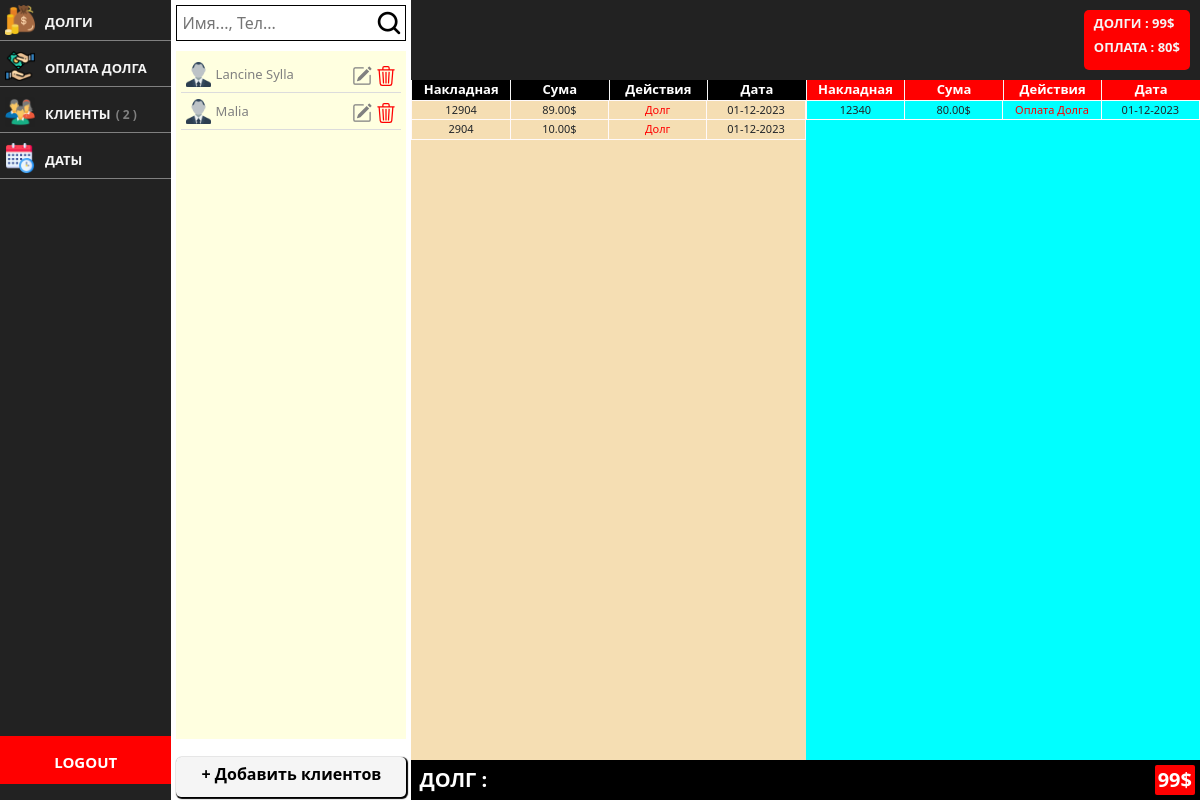
/clients/, run on the app's committed database.
### app/models.py (models this page shows, shortened)
class Client(models.Model):
    nom = models.CharField(max_length=250, verbose_name="Имя", unique=True)
    slug = AutoSlugField(populate_from='nom', unique=True)
    numero = models.CharField(max_length=250, verbose_name="Телефон", unique=True)
    ville = models.CharField(max_length=250, verbose_name="Город", blank=True)
    adresse = models.CharField(max_length=250, verbose_name="Адрес", blank=True)
    class Meta:
        ordering = ('nom',)
    def get_absolute_url(self):
        return reverse('app:credit_client', args=[self.slug])

class Credit(models.Model):
    date = models.ForeignKey(Date, on_delete=models.SET_NULL, null=True, verbose_name="дата", default='')
    client = models.ForeignKey(Client, on_delete=models.SET_NULL, null=True, verbose_name="Покупатель", default='')
    recu = models.CharField(max_length=250, verbose_name="Накладная", unique=True)
    action = models.CharField(max_length=250, choices=ActionCredits, default=1, verbose_name="Действия")
    credit = models.DecimalField(max_digits=10, decimal_places=2, verbose_name="Сумма ($)")
    class Meta:
        ordering = ('-id',)

class Date(models.Model):
    date = models.CharField(max_length=250, verbose_name="Сегодняшняя дата", unique=True, default="01-01-2024")
    slug = AutoSlugField(populate_from='date', unique=True)
    class Meta:
        ordering = ('-id',)
    def __str__(self):
        return self.date

class PaiementsCredit(models.Model):
    date = models.ForeignKey(Date, on_delete=models.SET_NULL, null=True, verbose_name="дата", default='')
    client = models.ForeignKey(Client, on_delete=models.SET_NULL, null=True, verbose_name="Покупатель", default='')
    recu = models.IntegerField(verbose_name="Накладная", unique=True)
    action = models.CharField(max_length=250, choices=ActionPaiements, default=1, verbose_name="Действия")
    credit = models.DecimalField(max_digits=10, decimal_places=2, verbose_name="Сумма ($)")
    class Meta:
        ordering = ('-id',)

### app/views.py (the view)
# urls.py: path('clients/', views.clients, name='clients'),
def clients(request):
    clients = Client.objects.all().order_by('nom')
    credits = Credit.objects.all().order_by('-id')
    paiements = PaiementsCredit.objects.all().order_by('-id')
    total_credit = credits.aggregate(Sum('credit'))
    total_paiement = paiements.aggregate(Sum('credit'))
    context = {
        'clients': clients,
        'credits': credits,
        'paiements': paiements,
        'total_credit': total_credit,
        'total_paiement': total_paiement,
    }
    return render(request, 'app/clients.html', context)

### app/templates/app/clients.html (shortened to what this page needs)
{% extends 'base.html' %}
{% load static %}
{% load crispy_forms_tags %}
{% load django_template_maths %}
{% block body %}
    <div class="container-client">
        {% include 'includes/menu.html' %}
        <div class="cadre-client">
            <div class="client-list">
                {% include 'includes/menu_clients.html' %}
            </div>
            <div class="client-credit-paiement">
                <div class="entete-client">
                    <div class="bilan">
                        {% if client %}
                            {% if credit_client.credit__sum == None %}
                                <h1>ДОЛГИ : <span> 0$ </span></h1>
                            {% else %}
                                <h1>ДОЛГИ : <span> {{ credit_client.credit__sum|add_decimal:2 }}$ </span></h1>
                            {% endif %}
                            {% if paiement_client.credit__sum == None %}
                                <h1>ОПЛАТА : <span> 0$ </span></h1>
                            {% else %}
                                <h1>ОПЛАТА : <span> {{ paiement_client.credit__sum|add_decimal:2 }}$ </span></h1>
                            {% endif %}
                        {% else %}
                            <h1>ДОЛГИ : <span> {{ total_credit.credit__sum|add_decimal:2 }}$ </span></h1>
                            <h1>ОПЛАТА : <span> {{ total_paiement.credit__sum|add_decimal:2 }}$ </span></h1>
                        {% endif %}
                    </div>
                </div>
                <div class="credit-paiement">
                    <div class="credit">
                        <div class="entete-table-client">
                            <li>Накладная</li>
                            <li>Сума</li>
                            <li>Действия</li>
                            <li>Дата</li>
                        </div>
                        <div class="client-cadre-credit-paiement">
                            <table>
                                <tbody>
                                {% for credit in credits %}
                                    <tr>
                                        <td>{{ credit.recu }} </td>
                                        <td>{{ credit.credit }}$</td>
                                        <td style="color: red">{{ credit.action }}</td>
                                        <td>{{ credit.date }} </td>
                                    </tr>
                                {% endfor %}
                                </tbody>
                            </table>
                        </div>
                    </div>
                    <div class="paiement">
                        <div class="entete-table-client">
                            <li>Накладная</li>
                            <li>Сума</li>
                            <li>Действия</li>
                            <li>Дата</li>
                        </div>
                        <div class="client-cadre-credit-paiement">
                            <table>
                                <tbody>
                                {% for paiement in paiements %}
                                    <tr>
                                        <td>{{ paiement.recu }} </td>
                                        <td>{{ paiement.credit }}$</td>
                                        <td style="color: red">{{ paiement.action }}</td>
                                        <td>{{ paiement.date }} </td>
                                    </tr>
                                {% endfor %}
                                </tbody>
                            </table>
                        </div>
                    </div>
                </div>
                <div class="total">
                    <h1>ДОЛГ :</h1>
                    {% if client %}
                        {% if paiement_client.credit__sum > 0 and credit_client.credit__sum > 0 %}
                            <h2> {{ credit_client.credit__sum|sub:paiement_client.credit__sum|add_decimal:2 }}$</h2>
                        {% elif paiement_client.credit__sum == None and credit_client.credit__sum == None %}
                            <h2> 0$</h2>
                        {% elif paiement_client.credit__sum == None %}
                            <h2> {{ credit_client.credit__sum|sub:0|add_decimal:2 }}$</h2>
                        {% endif %}
                    {% else %}
                        <h2> {{ total_credit.credit__sum|sub:total_paiement.credit__sum|add_decimal:2 }}$</h2>
                    {% endif %}
                </div>
            </div>
        </div>
    </div>
{% endblock body %}

### app/templates/base.html (shortened to what this page needs)
{% load static %}
<!DOCTYPE html>
<html lang="en">
<head>
    <link rel="stylesheet" type="text/css" href=" {% static 'app/css/style.css' %}">
    <link href="https://cdn.jsdelivr.net/npm/bootstrap@5.3.1/dist/css/bootstrap.min.css" rel="stylesheet"
>
</head>
{% autoescape off %}
    {% block body %}
    {% endblock body %}
{% endautoescape %}
</body>
</html>

### app/templates/includes/menu.html
{% load static %}
<div class="menu">
    <div class="menu-list">
        <li><img src="{% static 'app/img/credit.png' %}"><a href="{% url 'app:credits' %}"><span>Долги</span></a>
        </li>
        <li><img src="{% static 'app/img/paiement.png' %}"><a
                href="{% url 'app:paiements-credits' %}"><span>Оплата Долга</span></a>
        </li>
        <li><img src="{% static 'app/img/clients.jpeg' %}"><a href="{% url 'app:clients' %}">
            <span>Клиенты<span
                    style="color: gray; display: inline;font-size: 12px">( {{ clients.count }} )</span></span></a>
        </li>
        <li><img src="{% static 'app/img/dates.png' %}"><a href="{% url 'app:add-dates' %}">
            <span>Даты</span></a>
        </li>
    </div>
    <h2><a href="{% url 'app:logout' %}">LOGOUT</a></h2>
</div>

### app/templates/includes/menu_clients.html (shortened to what this page needs)
{% load static %}
{% load class_name %}
<form style="" method='get' action="{% url 'app:search-client' %}" class="" role="search">
    <input class="search-form" style="background-image: url( '{% static 'app/img/search.png' %}')"
           name="q"
           type="search" minlength="1" placeholder="Имя..., Тел..."
    />
</form>
<div class="list">
    {% if  query %}
        {% for client in object_list %}
            {% with  client|class_name as klass %}
                <li><img src="{% static 'app/img/user.png' %}"> <a
                        href="{{ client.get_absolute_url }}">{{ client.nom }}</a>
                    <span>
                 <a href="{% url 'app:edit-client' client.id %}"> <svg xmlns="http://www.w3.org/2000/svg"
                                                                       fill="currentColor"
                                                                       class="bi bi-pencil-square" viewBox="0 0 16 16">
                                                <path d="M15.502 1.94a.5.5 0 0 1 0 .706L14.459 3.69l-2-2L13.502.646a.5.5 0 0 1 .707 0l1.293 1.293zm-1.75 2.456-2-2L4.939 9.21a.5.5 0 0 0-.121.196l-.805 2.414a.25.25 0 0 0 .316.316l2.414-.805a.5.5 0 0 0 .196-.12l6.813-6.814z"/>
                                                <path fill-rule="evenodd"
                                                      d="M1 13.5A1.5 1.5 0 0 0 2.5 15h11a1.5 1.5 0 0 0 1.5-1.5v-6a.5.5 0 0 0-1 0v6a.5.5 0 0 1-.5.5h-11a.5.5 0 0 1-.5-.5v-11a.5.5 0 0 1 .5-.5H9a.5.5 0 0 0 0-1H2.5A1.5 1.5 0 0 0 1 2.5v11z"/>
                                            </svg></a>
                 <a href="{% url 'app:delete-client' client.id %}"><svg style="color: red"
                                                                        xmlns="http://www.w3.org/2000/svg"
                                                                        fill="currentColor"
                                                                        class="bi bi-trash3" viewBox="0 0 16 16">
                                                <path d="M6.5 1h3a.5.5 0 0 1 .5.5v1H6v-1a.5.5 0 0 1 .5-.5ZM11 2.5v-1A1.5 1.5 0 0 0 9.5 0h-3A1.5 1.5 0 0 0 5 1.5v1H2.506a.58.58 0 0 0-.01 0H1.5a.5.5 0 0 0 0 1h.538l.853 10.66A2 2 0 0 0 4.885 16h6.23a2 2 0 0 0 1.994-1.84l.853-10.66h.538a.5.5 0 0 0 0-1h-.995a.59.59 0 0 0-.01 0H11Zm1.958 1-.846 10.58a1 1 0 0 1-.997.92h-6.23a1 1 0 0 1-.997-.92L3.042 3.5h9.916Zm-7.487 1a.5.5 0 0 1 .528.47l.5 8.5a.5.5 0 0 1-.998.06L5 5.03a.5.5 0 0 1 .47-.53Zm5.058 0a.5.5 0 0 1 .47.53l-.5 8.5a.5.5 0 1 1-.998-.06l.5-8.5a.5.5 0 0 1 .528-.47ZM8 4.5a.5.5 0 0 1 .5.5v8.5a.5.5 0 0 1-1 0V5a.5.5 0 0 1 .5-.5Z"/>
                                            </svg></a>
            </span>
                </li>
            {% endwith %}
        {% empty %}
        {% endfor %}
    {% else %}
        {% for client in clients %}
            <li><img src="{% static 'app/img/user.png' %}"> <a href="{{ client.get_absolute_url }}">{{ client.nom }}</a>
                <span>
                 <a href="{% url 'app:edit-client' client.id %}"> </a>
                 <a href="{% url 'app:delete-client' client.id %}"></a>
            </span>
            </li>
        {% endfor %}
    {% endif %}
</div>
<a href="{% url 'app:add-client' %}" class="add-client">+ Добавить клиентов</a>

### app/static/app/css/style.css (style rules this page uses)
.menu { height: 100vh; width: 200px; background-color: #222; }
.menu h2 { height: 6vh; line-height: 50px; width: 100%; font-size: 20px; font-weight: bold; color: white; text-align: center; background-color: red; }
.menu li img { width: 30px; height: 30px; }
.menu h2 a { text-decoration: none; color: white; font-size: 15px; }
.menu-list { display: flex; flex-direction: column; gap: 5px; height: 92vh; }
.menu-list li { display: flex; flex-direction: row; padding: 5px; gap: 5px; border-bottom: 1px solid gray; }
.menu-list li a { text-decoration: none; color: whitesmoke; text-transform: uppercase; }
.menu-list li span { display: block; font-size: 13px; margin-top: 8px; font-weight: bold; margin-left: 5px; }
.menu-list img { width: 30px; height: 30px; }
.total { width: 100%; background-color: black; display: flex; flex-direction: row; justify-content: space-between; height: 5vh; }
.total h1 { margin: 5px; font-size: 20px; font-weight: bold; padding: 3px; color: white; }
.total h2 { margin: 5px; font-size: 20px; font-weight: bold; padding: 3px; color: white; background-color: red; border-radius: 2px; }
table { width: 100%; }
.cadre-client { width: 100%; display: flex; flex-direction: row; justify-content: space-between; }
.container-client { display: flex; flex-direction: row; width: 100%; height: 100vh; }
.client-list { width: 300px; margin: 5px; }
.list { height: 86vh; background-color: lightyellow; padding: 5px; margin-top: 10px; overflow: auto; }
.list li { display: block; border-bottom: 1px solid gainsboro; padding: 5px; }
.list a { text-decoration: none; font-size: 13px; color: grey; }
.list li img { width: 25px; height: 25px; }
.list li svg { width: 20px; height: 20px; }
.list li span { float: right; }
.add-client { height: 5vh; text-align: center; display: block; background-color: whitesmoke; padding: 5px; margin-top: 18px; text-decoration: none; border-radius: 5px; color: black; font-weight: bold; box-shadow: 1px 1px 1px 1px black; }
.client-credit-paiement { width: 100%; height: 100vh; display: flex; flex-direction: column; justify-content: space-between; background-color: whitesmoke; }
.credit-paiement { display: flex; flex-direction: row; }
.entete-client { width: 100%; height: 20vh; background-color: #222222; display: flex; flex-direction: row; justify-content: space-between; padding: 10px; }
.entete-client h1 { font-size: 13px; font-weight: bold; color: whitesmoke; }
.entete-client div { display: flex; flex-direction: column; justify-content: center; }
.entete-table-client { display: flex; flex-direction: row; justify-content: space-between; }
.entete-table-client li { display: inline-block; background-color: black; width: 25%; text-align: center; border-left: 1px solid whitesmoke; color: white; font-size: 13px; font-weight: bold; }
.paiement li { background-color: red; }
.credit { width: 50%; height: 85vh; background-color: wheat; overflow: auto; }
.paiement { width: 50%; height: 85vh; background-color: aqua; overflow: auto; }
.client-cadre-credit-paiement td { width: 25%; border: 1px solid snow; text-align: center; font-size: 11px; text-transform: capitalize; }
.bilan { background-color: red; padding-left: 10px; padding-right: 10px; border-radius: 5px; }
.search-form { width: 100%; margin: auto; padding: 5px; background-repeat: no-repeat; background-position: right; border: 1px solid black; }

### data on the page
Client: nom "Lancine Sylla"
Client: nom "Malia"
Credit: recu "12904", credit "89.00", action "Долг", date "01-12-2023"
Credit: recu "2904", credit "10.00", action "Долг", date "01-12-2023"
PaiementsCredit: recu "12340", credit "80.00", action "Оплата Долга", date "01-12-2023"

### other printed values
{{ clients.count }} "2"
{{ total_credit.credit__sum|add_decimal:2 }} "99"
{{ total_paiement.credit__sum|add_decimal:2 }} "80"
{{ total_credit.credit__sum|sub:total_paiement.credit__sum|add_decimal:2 }} "99"
